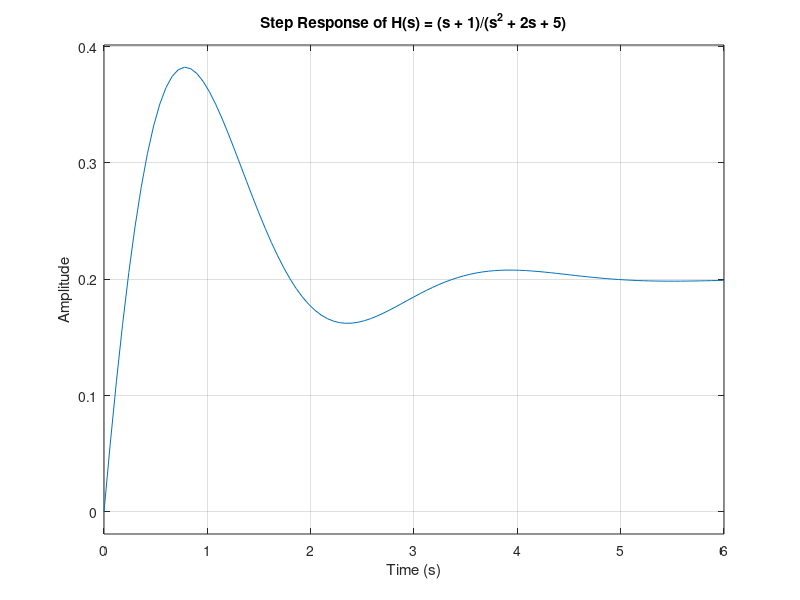
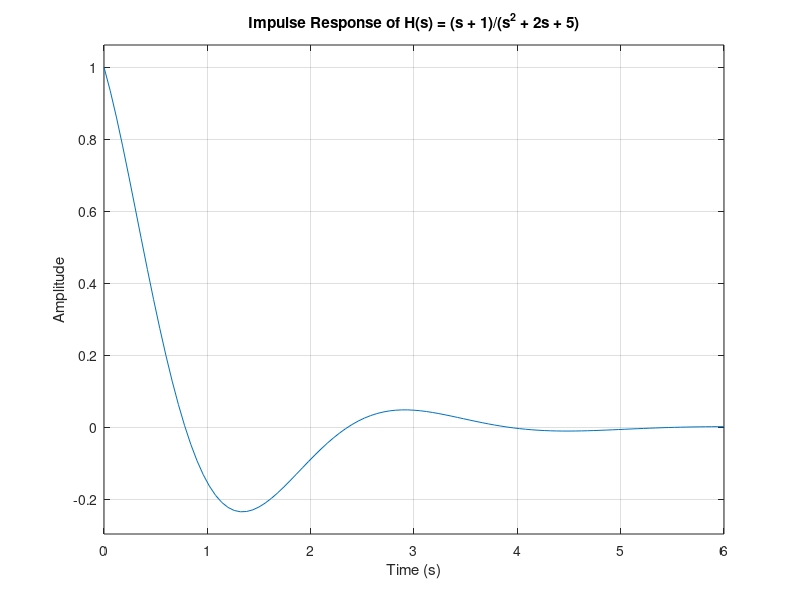
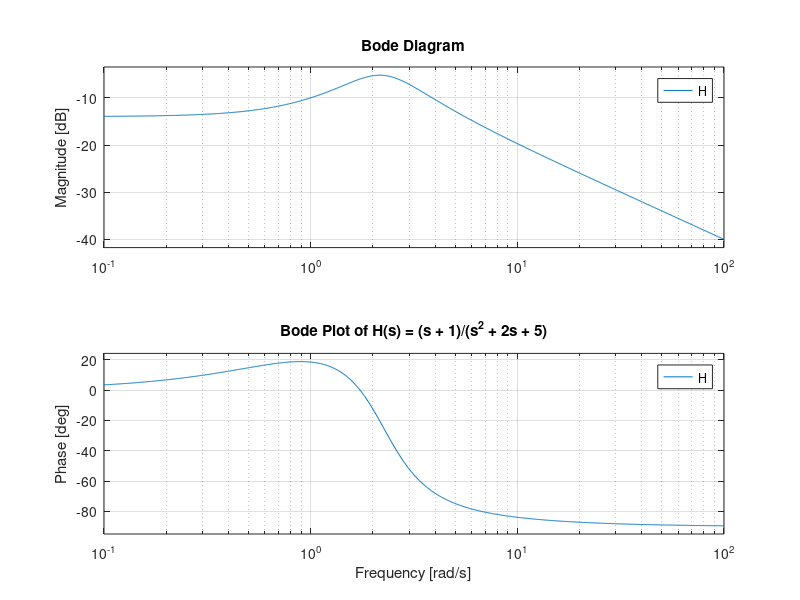

Here is the MATLAB script that generated these plots, in order:
% Define the numerator and denominator coefficients
numerator = [1 1]; % Coefficients of s + 1
denominator = [1 2 5]; % Coefficients of s^2 + 2s + 5

% Create the transfer function
H = tf(numerator, denominator);

% Plot the step response
figure;
step(H);
title('Step Response of H(s) = (s + 1)/(s^2 + 2s + 5)');
xlabel('Time (s)');
ylabel('Amplitude');

% Plot the impulse response
figure;
impulse(H);
title('Impulse Response of H(s) = (s + 1)/(s^2 + 2s + 5)');
xlabel('Time (s)');
ylabel('Amplitude');

% Plot the Bode plot for frequency response analysis
figure;
bode(H);
title('Bode Plot of H(s) = (s + 1)/(s^2 + 2s + 5)');
grid on;
